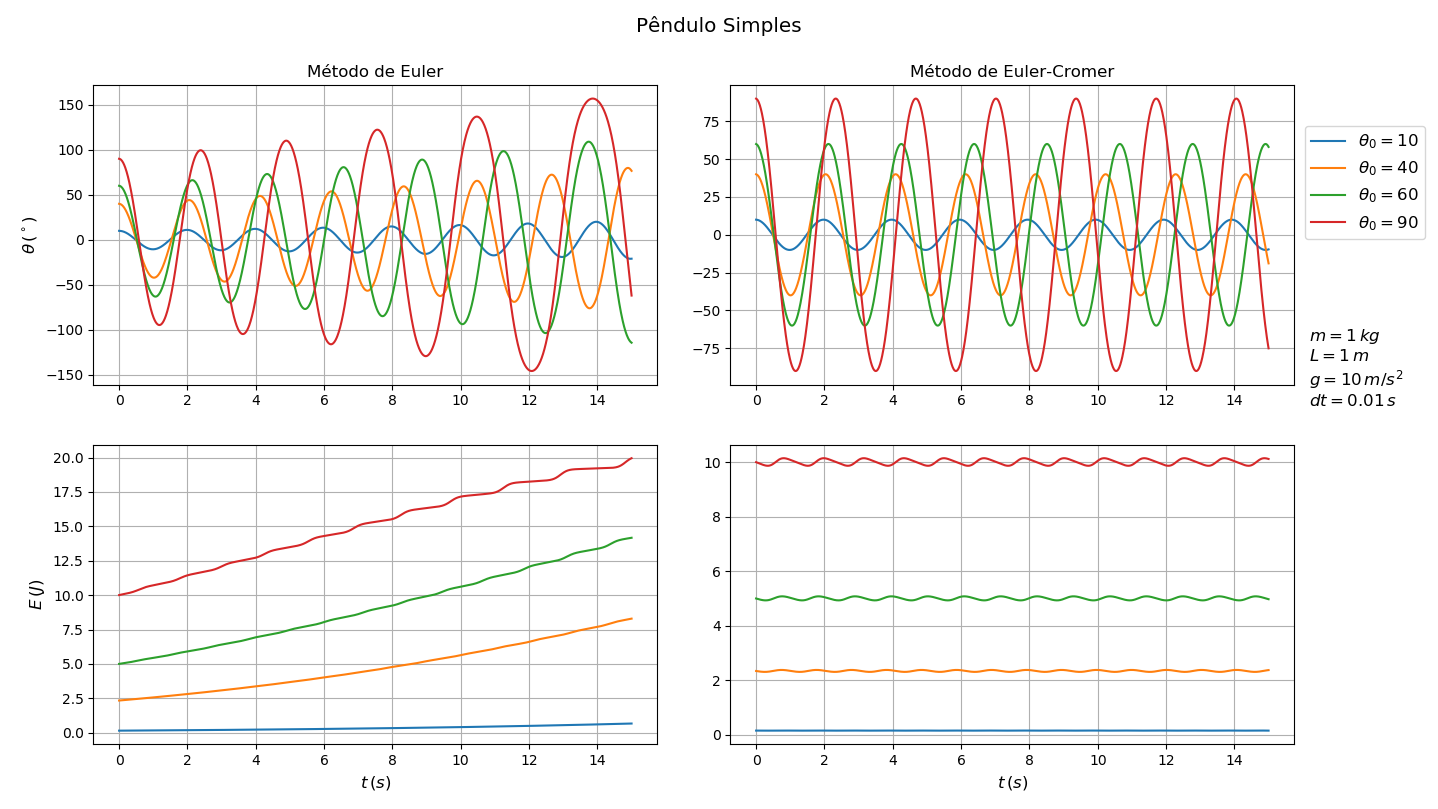

Write Python code to recreate this figure.
import numpy as np
import matplotlib.pyplot as plt
import subprocess
import os


# simulation parameters
# a and alpha from https://en.wikipedia.org/wiki/Atmospheric_pressure#Altitude_variation
theta = [10, 40, 60, 90]
m     = 1
L     = 1
g     = 10
dt    = 1e-2
tmax  = 15


# compile code
compiler = "gfortran"
flags = ["-Wall", "-Wextra", "-Wconversion-extra", "-std=f2003",
         "-pedantic", "-fimplicit-none", "-fbacktrace", "-O3",
         "-march=native"]
source = "3.f90"
cmd = [compiler] + flags + [source]

print("Compiling {} with {} {}".format(source, compiler, flags))
bla = subprocess.run(cmd, check = True, stdout=subprocess.PIPE)

if bla.returncode != 0:
    print("Oh, shit")
    exit(1)
print("")


# run code
for t in theta:
    n = " "
    inputx = str(t) + n + str(m) + n + str(L) + n + str(g) + n + str(dt) + n + str(tmax)
    print("Running code with:")
    print("theta = {}".format(t))
    print("m     = {}".format(m))
    print("L     = {}".format(L))
    print("g     = {}".format(g))
    print("dt    = {}".format(dt))
    print("tmax  = {}".format(tmax))
    #print(inputx)

    with open("out_theta{}".format(t), mode = 'w') as outfile:
        bla = subprocess.run(["./a.out"],
                             input=inputx, encoding='ascii',
                             check = True,
                             stdout=outfile)
    print("")


print("")
print("Plotting results")
fig = plt.figure()
ax1 = fig.add_subplot(2, 2, 1)
ax2 = fig.add_subplot(2, 2, 3)
ax3 = fig.add_subplot(2, 2, 2)
ax4 = fig.add_subplot(2, 2, 4)

# colors:
cores = ['blue', 'orange', 'green', 'red', 'purple', 'brown', 'pink',
         'gray', 'olive', 'cyan']
dicores = {theta[i]: cores[i] for i in range(0, len(theta))}

for t in theta:
    data = np.loadtxt("out_theta{}".format(t), unpack = True)
    x  = data[0]
    y  = data[1] * 180 / np.pi
    e1 = data[2]
    e2 = data[3]

    # Euler-Cromer:
    yc  = data[4] * 180 / np.pi
    ec1 = data[5]
    ec2 = data[6]

    ax1.plot(x, y, label = "$\\theta_0 = {}$".format(t))
    ax2.plot(x, e1 + e2)
    ax3.plot(x, yc)
    ax4.plot(x, ec1 + ec2)

#ax1.set_yscale('log')
#ax1.set_xscale('log')
#ax1.legend(fontsize = 'large', fancybox=True)
ax1.grid()
ax1.set_ylabel("$\\theta \, (^\\circ)$", fontsize = 'large')
#ax1.set_ylim(-3, 3)
ax1.set_title("Método de Euler")

ax2.grid()
ax2.set_ylabel("$E \, (J)$", fontsize = 'large')
ax2.set_xlabel("$t \, (s)$", fontsize = 'large')

ax3.set_title("Método de Euler-Cromer")
ax3.grid()

ax4.grid()
ax4.set_xlabel("$t \, (s)$", fontsize = 'large')

fig.suptitle("Pêndulo Simples", fontsize = 'x-large')
fig.legend(fontsize = 'large', fancybox = True,
           bbox_to_anchor=(.91, .7),
           loc = 'upper right', borderaxespad=-7)
fig.text(.91, .5, fontsize = 'large',
         s = "$m  = {} \, kg$\n".format(m) +
             "$L  = {} \, m$\n".format(L) +
             "$g  = {} \, m/s^{}$\n".format(g, "2") +
             "$dt = {} \, s$".format(dt)
        )
plt.show()

# remove output files
for t in theta:
    os.remove("out_theta{}".format(t))
